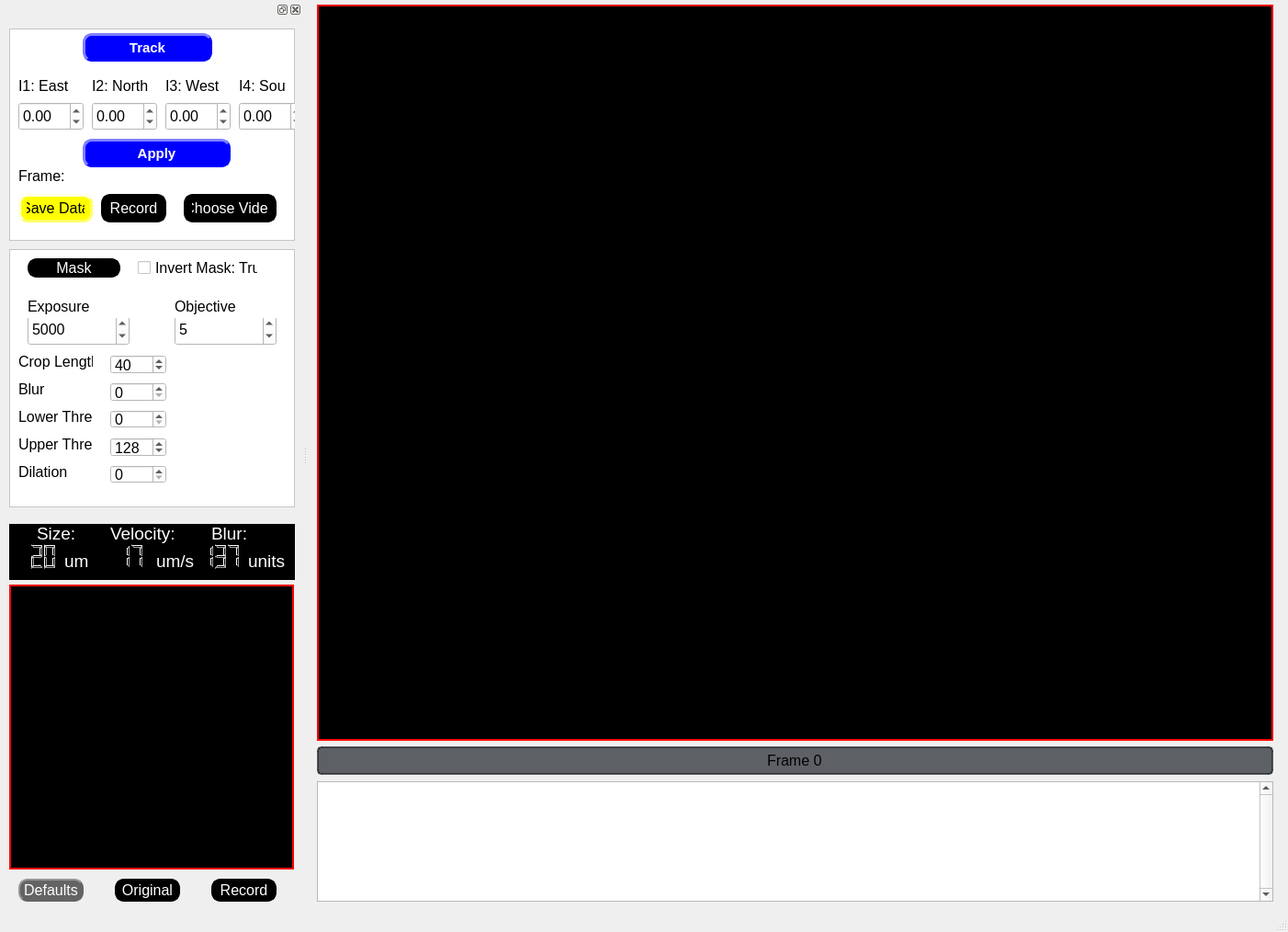
<?xml version="1.0" encoding="UTF-8"?>
<ui version="4.0">
 <class>MainWindow</class>
 <widget class="QMainWindow" name="MainWindow">
  <property name="geometry">
   <rect>
    <x>0</x>
    <y>0</y>
    <width>1402</width>
    <height>1014</height>
   </rect>
  </property>
  <property name="font">
   <font>
    <family>Arial</family>
    <pointsize>12</pointsize>
    <weight>50</weight>
    <italic>false</italic>
    <bold>false</bold>
   </font>
  </property>
  <property name="windowTitle">
   <string>MainWindow</string>
  </property>
  <property name="styleSheet">
   <string notr="true">font-size: 12pt; font: Arial;</string>
  </property>
  <property name="documentMode">
   <bool>false</bool>
  </property>
  <widget class="QWidget" name="centralwidget">
   <widget class="QPlainTextEdit" name="plainTextEdit">
    <property name="geometry">
     <rect>
      <x>10</x>
      <y>850</y>
      <width>1041</width>
      <height>131</height>
     </rect>
    </property>
    <property name="mouseTracking">
     <bool>true</bool>
    </property>
    <property name="styleSheet">
     <string notr="true">font-size: 15pt; font: Arial;</string>
    </property>
    <property name="verticalScrollBarPolicy">
     <enum>Qt::ScrollBarAlwaysOn</enum>
    </property>
    <property name="sizeAdjustPolicy">
     <enum>QAbstractScrollArea::AdjustToContentsOnFirstShow</enum>
    </property>
    <property name="plainText">
     <string/>
    </property>
    <property name="centerOnScroll">
     <bool>false</bool>
    </property>
   </widget>
   <widget class="QLabel" name="VideoFeedLabel">
    <property name="geometry">
     <rect>
      <x>10</x>
      <y>5</y>
      <width>1041</width>
      <height>801</height>
     </rect>
    </property>
    <property name="mouseTracking">
     <bool>true</bool>
    </property>
    <property name="styleSheet">
     <string notr="true">background-color: rgb(0,0,0); border:2px solid rgb(255, 0, 0); </string>
    </property>
    <property name="text">
     <string/>
    </property>
   </widget>
   <widget class="QProgressBar" name="frameslider">
    <property name="geometry">
     <rect>
      <x>10</x>
      <y>812</y>
      <width>1041</width>
      <height>31</height>
     </rect>
    </property>
    <property name="styleSheet">
     <string notr="true">    QProgressBar {
        border: 2px solid rgba(33, 37, 43, 180);
        border-radius: 5px;
        text-align: center;
        background-color: rgba(33, 37, 43, 180);
        color: black;
    }
    QProgressBar::chunk {
        background-color: #FFD700;
    }</string>
    </property>
    <property name="minimum">
     <number>0</number>
    </property>
    <property name="maximum">
     <number>100</number>
    </property>
    <property name="value">
     <number>0</number>
    </property>
    <property name="format">
     <string>Frame %v</string>
    </property>
   </widget>
  </widget>
  <widget class="QStatusBar" name="statusbar"/>
  <widget class="QDockWidget" name="dockWidget">
   <property name="minimumSize">
    <size>
     <width>329</width>
     <height>987</height>
    </size>
   </property>
   <property name="styleSheet">
    <string notr="true"/>
   </property>
   <property name="floating">
    <bool>false</bool>
   </property>
   <property name="allowedAreas">
    <set>Qt::LeftDockWidgetArea|Qt::RightDockWidgetArea</set>
   </property>
   <attribute name="dockWidgetArea">
    <number>1</number>
   </attribute>
   <widget class="QWidget" name="dockWidgetContents">
    <widget class="QFrame" name="frame_3">
     <property name="geometry">
      <rect>
       <x>10</x>
       <y>10</y>
       <width>311</width>
       <height>231</height>
      </rect>
     </property>
     <property name="styleSheet">
      <string notr="true"> color: rgb(0, 0, 0);
 background-color: rgb(255, 255, 255);
</string>
     </property>
     <property name="frameShape">
      <enum>QFrame::StyledPanel</enum>
     </property>
     <property name="frameShadow">
      <enum>QFrame::Raised</enum>
     </property>
     <widget class="QPushButton" name="savedatabutton">
      <property name="geometry">
       <rect>
        <x>10</x>
        <y>180</y>
        <width>81</width>
        <height>31</height>
       </rect>
      </property>
      <property name="styleSheet">
       <string notr="true">QPushButton {
                color: rgb(0, 0, 0);
                background-color: rgb(255, 255, 0);
                border-style: outset;
                border-width: 3px;
                border-radius: 10px;
                border-color: rgb(255, 255, 100);
                min-width: 1em;
                padding: 6px;
            }
            QPushButton:hover {
                background-color: rgb(255, 255, 200);
                color: rgb(0, 0, 0);
            }
            QPushButton:pressed {
                background-color: red;
                border: 2px solid red;
                padding-left: 5px;
                padding-top: 5px;
                border-style: inset;
                }</string>
      </property>
      <property name="text">
       <string>Save Data</string>
      </property>
      <property name="checkable">
       <bool>true</bool>
      </property>
     </widget>
     <widget class="QPushButton" name="recordbutton">
      <property name="geometry">
       <rect>
        <x>100</x>
        <y>180</y>
        <width>71</width>
        <height>31</height>
       </rect>
      </property>
      <property name="styleSheet">
       <string notr="true">QPushButton {
                color: rgb(255, 255, 255);
                background-color: rgb(0, 0, 0);
                border-style: outset;
                border-width: 3px;
                border-radius: 10px;
                border-color: rgb(0, 0, 0);
                min-width: 1em;
                padding: 6px;
            }
      
            QPushButton:checked {
                color: rgb(255, 255, 255);
                background-color: rgb(255, 0, 0);
                border-style: inset;
                border-width: 3px;
                border-radius: 10px;
                border-color: rgb(255, 0, 0);
                font: bold 16px;
                min-width: 1em;
               
            }
            QPushButton:hover {
                background-color: rgb(100, 100, 100);
                color: rgb(255, 255, 255);
                border-color: rgb(100, 100, 100);
                padding-left: 5px;
                padding-top: 5px;
            }</string>
      </property>
      <property name="text">
       <string>Record</string>
      </property>
      <property name="checkable">
       <bool>true</bool>
      </property>
     </widget>
     <widget class="QLabel" name="framelabel">
      <property name="geometry">
       <rect>
        <x>10</x>
        <y>150</y>
        <width>121</width>
        <height>21</height>
       </rect>
      </property>
      <property name="maximumSize">
       <size>
        <width>300</width>
        <height>25</height>
       </size>
      </property>
      <property name="text">
       <string>Frame: </string>
      </property>
     </widget>
     <widget class="QPushButton" name="trackbutton">
      <property name="geometry">
       <rect>
        <x>80</x>
        <y>5</y>
        <width>141</width>
        <height>31</height>
       </rect>
      </property>
      <property name="cursor">
       <cursorShape>ArrowCursor</cursorShape>
      </property>
      <property name="styleSheet">
       <string notr="true">
QPushButton {
                color: rgb(255, 255, 255);
                background-color: rgb(0, 0, 255);
                border-style: outset;
                border-width: 3px;
                border-radius: 10px;
                border-color: rgb(0, 0, 255);
                min-width: 1em;
                padding: 2px;
			  font: bold 15px;
            }
      
            QPushButton:checked {
                color: rgb(255, 255, 255);
                background-color: rgb(255, 0, 0);
                border-style: inset;
                border-width: 3px;
                border-radius: 10px;
                border-color: rgb(255, 0, 0);
                font: bold 25px;
                min-width: 1em;
               
            }
            QPushButton:hover {
                background-color: rgb(100, 100, 100);
                color: rgb(255, 255, 255);
                border-color: rgb(0, 255, 0);
                padding-left: 5px;
                padding-top: 5px;
            }</string>
      </property>
      <property name="text">
       <string>Track</string>
      </property>
      <property name="checkable">
       <bool>true</bool>
      </property>
     </widget>
     <widget class="QPushButton" name="applybutton">
      <property name="geometry">
       <rect>
        <x>80</x>
        <y>120</y>
        <width>161</width>
        <height>31</height>
       </rect>
      </property>
      <property name="cursor">
       <cursorShape>ArrowCursor</cursorShape>
      </property>
      <property name="styleSheet">
       <string notr="true">
QPushButton {
                color: rgb(255, 255, 255);
                background-color: rgb(0, 0, 255);
                border-style: outset;
                border-width: 3px;
                border-radius: 10px;
                border-color: rgb(0, 0, 255);
                min-width: 1em;
                padding: 2px;
			  font: bold 15px;
            }
      
            QPushButton:checked {
                color: rgb(255, 255, 255);
                background-color: rgb(255, 0, 0);
                border-style: inset;
                border-width: 3px;
                border-radius: 10px;
                border-color: rgb(255, 0, 0);
                font: bold 25px;
                min-width: 1em;
               
            }
            QPushButton:hover {
                background-color: rgb(100, 100, 100);
                color: rgb(255, 255, 255);
                border-color: rgb(0, 255, 0);
                padding-left: 5px;
                padding-top: 5px;
            }</string>
      </property>
      <property name="text">
       <string>Apply</string>
      </property>
      <property name="checkable">
       <bool>true</bool>
      </property>
     </widget>
     <widget class="QPushButton" name="choosevideobutton">
      <property name="geometry">
       <rect>
        <x>190</x>
        <y>180</y>
        <width>101</width>
        <height>31</height>
       </rect>
      </property>
      <property name="styleSheet">
       <string notr="true">QPushButton {
                color: rgb(255, 255, 255);
                background-color: rgb(0, 0, 0);
                border-style: outset;
                border-width: 3px;
                border-radius: 10px;
                border-color: rgb(0, 0, 0);
                min-width: 1em;
                padding: 6px;
            }
      
            QPushButton:checked {
                color: rgb(255, 255, 255);
                background-color: rgb(255, 0, 0);
                border-style: inset;
                border-width: 3px;
                border-radius: 10px;
                border-color: rgb(255, 0, 0);
                font: bold 16px;
                min-width: 1em;
               
            }
            QPushButton:hover {
                background-color: rgb(100, 100, 100);
                color: rgb(255, 255, 255);
                border-color: rgb(100, 100, 100);
                padding-left: 5px;
                padding-top: 5px;
            }</string>
      </property>
      <property name="text">
       <string>Choose Video</string>
      </property>
      <property name="checkable">
       <bool>false</bool>
      </property>
     </widget>
     <widget class="QLabel" name="croplengthlabel_2">
      <property name="geometry">
       <rect>
        <x>10</x>
        <y>50</y>
        <width>61</width>
        <height>25</height>
       </rect>
      </property>
      <property name="maximumSize">
       <size>
        <width>150</width>
        <height>25</height>
       </size>
      </property>
      <property name="text">
       <string>I1: East</string>
      </property>
     </widget>
     <widget class="QLabel" name="I2Box">
      <property name="geometry">
       <rect>
        <x>90</x>
        <y>50</y>
        <width>81</width>
        <height>25</height>
       </rect>
      </property>
      <property name="maximumSize">
       <size>
        <width>150</width>
        <height>25</height>
       </size>
      </property>
      <property name="text">
       <string>I2: North</string>
      </property>
     </widget>
     <widget class="QLabel" name="croplengthlabel_4">
      <property name="geometry">
       <rect>
        <x>170</x>
        <y>50</y>
        <width>71</width>
        <height>25</height>
       </rect>
      </property>
      <property name="maximumSize">
       <size>
        <width>150</width>
        <height>25</height>
       </size>
      </property>
      <property name="text">
       <string>I3: West</string>
      </property>
     </widget>
     <widget class="QLabel" name="croplengthlabel_5">
      <property name="geometry">
       <rect>
        <x>250</x>
        <y>50</y>
        <width>51</width>
        <height>25</height>
       </rect>
      </property>
      <property name="maximumSize">
       <size>
        <width>150</width>
        <height>25</height>
       </size>
      </property>
      <property name="text">
       <string>I4: South</string>
      </property>
     </widget>
     <widget class="QDoubleSpinBox" name="I1box">
      <property name="geometry">
       <rect>
        <x>10</x>
        <y>80</y>
        <width>71</width>
        <height>31</height>
       </rect>
      </property>
      <property name="minimum">
       <double>-1.000000000000000</double>
      </property>
      <property name="maximum">
       <double>1.000000000000000</double>
      </property>
      <property name="singleStep">
       <double>0.100000000000000</double>
      </property>
      <property name="value">
       <double>0.000000000000000</double>
      </property>
     </widget>
     <widget class="QDoubleSpinBox" name="I2box">
      <property name="geometry">
       <rect>
        <x>90</x>
        <y>80</y>
        <width>71</width>
        <height>31</height>
       </rect>
      </property>
      <property name="minimum">
       <double>-1.000000000000000</double>
      </property>
      <property name="maximum">
       <double>1.000000000000000</double>
      </property>
      <property name="singleStep">
       <double>0.100000000000000</double>
      </property>
     </widget>
     <widget class="QDoubleSpinBox" name="I3box">
      <property name="geometry">
       <rect>
        <x>170</x>
        <y>80</y>
        <width>71</width>
        <height>31</height>
       </rect>
      </property>
      <property name="minimum">
       <double>-1.000000000000000</double>
      </property>
      <property name="maximum">
       <double>1.000000000000000</double>
      </property>
      <property name="singleStep">
       <double>0.100000000000000</double>
      </property>
     </widget>
     <widget class="QDoubleSpinBox" name="I4box">
      <property name="geometry">
       <rect>
        <x>250</x>
        <y>80</y>
        <width>71</width>
        <height>31</height>
       </rect>
      </property>
      <property name="minimum">
       <double>-1.000000000000000</double>
      </property>
      <property name="maximum">
       <double>1.000000000000000</double>
      </property>
      <property name="singleStep">
       <double>0.100000000000000</double>
      </property>
     </widget>
    </widget>
    <widget class="QFrame" name="trackerparamsframe">
     <property name="geometry">
      <rect>
       <x>10</x>
       <y>250</y>
       <width>311</width>
       <height>281</height>
      </rect>
     </property>
     <property name="styleSheet">
      <string notr="true"> color: rgb(0, 0, 0);
 background-color: rgb(255, 255, 255);
</string>
     </property>
     <property name="frameShape">
      <enum>QFrame::StyledPanel</enum>
     </property>
     <property name="frameShadow">
      <enum>QFrame::Raised</enum>
     </property>
     <widget class="QSpinBox" name="robotmasklowerbox">
      <property name="geometry">
       <rect>
        <x>110</x>
        <y>175</y>
        <width>61</width>
        <height>20</height>
       </rect>
      </property>
      <property name="font">
       <font>
        <pointsize>12</pointsize>
        <weight>50</weight>
        <italic>false</italic>
        <bold>false</bold>
       </font>
      </property>
      <property name="styleSheet">
       <string notr="true"/>
      </property>
      <property name="maximum">
       <number>255</number>
      </property>
      <property name="singleStep">
       <number>1</number>
      </property>
      <property name="value">
       <number>0</number>
      </property>
     </widget>
     <widget class="QLabel" name="maskthreshlabel">
      <property name="geometry">
       <rect>
        <x>10</x>
        <y>170</y>
        <width>81</width>
        <height>25</height>
       </rect>
      </property>
      <property name="maximumSize">
       <size>
        <width>150</width>
        <height>25</height>
       </size>
      </property>
      <property name="text">
       <string>Lower Thresh</string>
      </property>
     </widget>
     <widget class="QSpinBox" name="robotmaskdilationbox">
      <property name="geometry">
       <rect>
        <x>110</x>
        <y>235</y>
        <width>61</width>
        <height>20</height>
       </rect>
      </property>
      <property name="maximum">
       <number>40</number>
      </property>
     </widget>
     <widget class="QLabel" name="maskdilationlabel">
      <property name="geometry">
       <rect>
        <x>10</x>
        <y>230</y>
        <width>81</width>
        <height>25</height>
       </rect>
      </property>
      <property name="maximumSize">
       <size>
        <width>150</width>
        <height>25</height>
       </size>
      </property>
      <property name="text">
       <string>Dilation</string>
      </property>
     </widget>
     <widget class="QSpinBox" name="robotcroplengthbox">
      <property name="geometry">
       <rect>
        <x>110</x>
        <y>115</y>
        <width>61</width>
        <height>21</height>
       </rect>
      </property>
      <property name="minimum">
       <number>5</number>
      </property>
      <property name="maximum">
       <number>400</number>
      </property>
      <property name="singleStep">
       <number>1</number>
      </property>
      <property name="value">
       <number>40</number>
      </property>
      <property name="displayIntegerBase">
       <number>10</number>
      </property>
     </widget>
     <widget class="QLabel" name="croplengthlabel">
      <property name="geometry">
       <rect>
        <x>10</x>
        <y>110</y>
        <width>81</width>
        <height>25</height>
       </rect>
      </property>
      <property name="maximumSize">
       <size>
        <width>150</width>
        <height>25</height>
       </size>
      </property>
      <property name="text">
       <string>Crop Length</string>
      </property>
     </widget>
     <widget class="QSpinBox" name="robotmaskblurbox">
      <property name="geometry">
       <rect>
        <x>110</x>
        <y>145</y>
        <width>61</width>
        <height>21</height>
       </rect>
      </property>
      <property name="font">
       <font>
        <pointsize>12</pointsize>
        <weight>50</weight>
        <italic>false</italic>
        <bold>false</bold>
       </font>
      </property>
      <property name="styleSheet">
       <string notr="true"/>
      </property>
      <property name="maximum">
       <number>40</number>
      </property>
      <property name="singleStep">
       <number>1</number>
      </property>
      <property name="value">
       <number>0</number>
      </property>
     </widget>
     <widget class="QLabel" name="maskblurlabel">
      <property name="geometry">
       <rect>
        <x>10</x>
        <y>140</y>
        <width>61</width>
        <height>25</height>
       </rect>
      </property>
      <property name="maximumSize">
       <size>
        <width>150</width>
        <height>25</height>
       </size>
      </property>
      <property name="text">
       <string>Blur</string>
      </property>
     </widget>
     <widget class="QPushButton" name="maskbutton">
      <property name="geometry">
       <rect>
        <x>20</x>
        <y>10</y>
        <width>101</width>
        <height>21</height>
       </rect>
      </property>
      <property name="styleSheet">
       <string notr="true">QPushButton {
                color: rgb(255, 255, 255);
                background-color: rgb(0, 0, 0);
                border-style: outset;
                border-width: 2px;
                border-radius: 10px;
                border-color: rgb(0, 0, 0);
                min-width: 1em;
                padding: 1px;
            }
            QPushButton:hover {
                background-color: rgb(100, 100, 100);
                color: rgb(255, 255, 255);
                border-style: inset;
			  border-color: rgb(0, 255, 0);
            }</string>
      </property>
      <property name="text">
       <string>Mask</string>
      </property>
      <property name="checkable">
       <bool>true</bool>
      </property>
      <property name="checked">
       <bool>false</bool>
      </property>
     </widget>
     <widget class="QCheckBox" name="maskinvert_checkBox">
      <property name="geometry">
       <rect>
        <x>140</x>
        <y>10</y>
        <width>131</width>
        <height>21</height>
       </rect>
      </property>
      <property name="text">
       <string>Invert Mask: True</string>
      </property>
      <property name="checked">
       <bool>false</bool>
      </property>
     </widget>
     <widget class="QSpinBox" name="robotmaskupperbox">
      <property name="geometry">
       <rect>
        <x>110</x>
        <y>205</y>
        <width>61</width>
        <height>21</height>
       </rect>
      </property>
      <property name="font">
       <font>
        <pointsize>12</pointsize>
        <weight>50</weight>
        <italic>false</italic>
        <bold>false</bold>
       </font>
      </property>
      <property name="styleSheet">
       <string notr="true"/>
      </property>
      <property name="minimum">
       <number>0</number>
      </property>
      <property name="maximum">
       <number>255</number>
      </property>
      <property name="singleStep">
       <number>1</number>
      </property>
      <property name="value">
       <number>128</number>
      </property>
     </widget>
     <widget class="QLabel" name="maskthreshlabel_2">
      <property name="geometry">
       <rect>
        <x>10</x>
        <y>200</y>
        <width>81</width>
        <height>25</height>
       </rect>
      </property>
      <property name="maximumSize">
       <size>
        <width>150</width>
        <height>25</height>
       </size>
      </property>
      <property name="text">
       <string>Upper Thresh</string>
      </property>
     </widget>
     <widget class="QSpinBox" name="exposurebox">
      <property name="geometry">
       <rect>
        <x>20</x>
        <y>70</y>
        <width>111</width>
        <height>35</height>
       </rect>
      </property>
      <property name="minimum">
       <number>100</number>
      </property>
      <property name="maximum">
       <number>30000</number>
      </property>
      <property name="singleStep">
       <number>100</number>
      </property>
      <property name="value">
       <number>5000</number>
      </property>
      <property name="displayIntegerBase">
       <number>10</number>
      </property>
     </widget>
     <widget class="QSpinBox" name="objectivebox">
      <property name="geometry">
       <rect>
        <x>180</x>
        <y>70</y>
        <width>111</width>
        <height>35</height>
       </rect>
      </property>
      <property name="minimum">
       <number>1</number>
      </property>
      <property name="maximum">
       <number>50</number>
      </property>
      <property name="singleStep">
       <number>5</number>
      </property>
      <property name="value">
       <number>5</number>
      </property>
      <property name="displayIntegerBase">
       <number>10</number>
      </property>
     </widget>
     <widget class="QLabel" name="exposurelabel">
      <property name="geometry">
       <rect>
        <x>20</x>
        <y>50</y>
        <width>111</width>
        <height>25</height>
       </rect>
      </property>
      <property name="maximumSize">
       <size>
        <width>150</width>
        <height>25</height>
       </size>
      </property>
      <property name="text">
       <string>Exposure</string>
      </property>
     </widget>
     <widget class="QLabel" name="objectivelabel">
      <property name="geometry">
       <rect>
        <x>180</x>
        <y>50</y>
        <width>111</width>
        <height>25</height>
       </rect>
      </property>
      <property name="maximumSize">
       <size>
        <width>150</width>
        <height>25</height>
       </size>
      </property>
      <property name="text">
       <string>Objective</string>
      </property>
     </widget>
    </widget>
    <widget class="QFrame" name="robotparamsframe">
     <property name="geometry">
      <rect>
       <x>10</x>
       <y>549</y>
       <width>311</width>
       <height>61</height>
      </rect>
     </property>
     <property name="styleSheet">
      <string notr="true"> color: rgb(255, 255, 255);
 background-color: rgb(0, 0, 0);
font-size: 14pt; font: Arial;</string>
     </property>
     <property name="frameShape">
      <enum>QFrame::StyledPanel</enum>
     </property>
     <property name="frameShadow">
      <enum>QFrame::Raised</enum>
     </property>
     <widget class="QLabel" name="robotsizelabel">
      <property name="geometry">
       <rect>
        <x>30</x>
        <y>0</y>
        <width>51</width>
        <height>20</height>
       </rect>
      </property>
      <property name="maximumSize">
       <size>
        <width>300</width>
        <height>50</height>
       </size>
      </property>
      <property name="text">
       <string>Size:   </string>
      </property>
     </widget>
     <widget class="QLabel" name="robotvelocitylabel">
      <property name="geometry">
       <rect>
        <x>110</x>
        <y>0</y>
        <width>81</width>
        <height>21</height>
       </rect>
      </property>
      <property name="maximumSize">
       <size>
        <width>300</width>
        <height>50</height>
       </size>
      </property>
      <property name="text">
       <string>Velocity: </string>
      </property>
     </widget>
     <widget class="QLabel" name="robotblurlabel">
      <property name="geometry">
       <rect>
        <x>220</x>
        <y>0</y>
        <width>51</width>
        <height>20</height>
       </rect>
      </property>
      <property name="maximumSize">
       <size>
        <width>16777215</width>
        <height>50</height>
       </size>
      </property>
      <property name="styleSheet">
       <string notr="true"/>
      </property>
      <property name="text">
       <string>Blur:</string>
      </property>
     </widget>
     <widget class="QLCDNumber" name="blurlcdnum">
      <property name="geometry">
       <rect>
        <x>200</x>
        <y>20</y>
        <width>61</width>
        <height>30</height>
       </rect>
      </property>
      <property name="styleSheet">
       <string notr="true">background-color: rgb(0,0,0); 
color: rgb(0,255,0);</string>
      </property>
      <property name="lineWidth">
       <number>0</number>
      </property>
      <property name="midLineWidth">
       <number>0</number>
      </property>
      <property name="smallDecimalPoint">
       <bool>false</bool>
      </property>
      <property name="digitCount">
       <number>3</number>
      </property>
      <property name="mode">
       <enum>QLCDNumber::Dec</enum>
      </property>
      <property name="segmentStyle">
       <enum>QLCDNumber::Outline</enum>
      </property>
      <property name="value" stdset="0">
       <double>137.000000000000000</double>
      </property>
     </widget>
     <widget class="QLabel" name="robotvelocityunitslabel">
      <property name="geometry">
       <rect>
        <x>160</x>
        <y>30</y>
        <width>41</width>
        <height>20</height>
       </rect>
      </property>
      <property name="maximumSize">
       <size>
        <width>300</width>
        <height>50</height>
       </size>
      </property>
      <property name="text">
       <string>um/s</string>
      </property>
     </widget>
     <widget class="QLabel" name="robotblurunitslabe">
      <property name="geometry">
       <rect>
        <x>260</x>
        <y>30</y>
        <width>41</width>
        <height>20</height>
       </rect>
      </property>
      <property name="maximumSize">
       <size>
        <width>300</width>
        <height>50</height>
       </size>
      </property>
      <property name="text">
       <string>units</string>
      </property>
     </widget>
     <widget class="QLCDNumber" name="sizelcdnum">
      <property name="geometry">
       <rect>
        <x>0</x>
        <y>20</y>
        <width>61</width>
        <height>30</height>
       </rect>
      </property>
      <property name="styleSheet">
       <string notr="true">background-color: rgb(0,0,0); 
color: rgb(0,255,0);</string>
      </property>
      <property name="lineWidth">
       <number>0</number>
      </property>
      <property name="midLineWidth">
       <number>0</number>
      </property>
      <property name="smallDecimalPoint">
       <bool>false</bool>
      </property>
      <property name="digitCount">
       <number>3</number>
      </property>
      <property name="mode">
       <enum>QLCDNumber::Dec</enum>
      </property>
      <property name="segmentStyle">
       <enum>QLCDNumber::Outline</enum>
      </property>
      <property name="value" stdset="0">
       <double>20.000000000000000</double>
      </property>
     </widget>
     <widget class="QLCDNumber" name="vellcdnum">
      <property name="geometry">
       <rect>
        <x>90</x>
        <y>20</y>
        <width>71</width>
        <height>30</height>
       </rect>
      </property>
      <property name="styleSheet">
       <string notr="true">background-color: rgb(0,0,0); 
color: rgb(0,255,0);</string>
      </property>
      <property name="lineWidth">
       <number>0</number>
      </property>
      <property name="midLineWidth">
       <number>0</number>
      </property>
      <property name="smallDecimalPoint">
       <bool>false</bool>
      </property>
      <property name="digitCount">
       <number>3</number>
      </property>
      <property name="mode">
       <enum>QLCDNumber::Dec</enum>
      </property>
      <property name="segmentStyle">
       <enum>QLCDNumber::Outline</enum>
      </property>
      <property name="value" stdset="0">
       <double>17.100000000000001</double>
      </property>
     </widget>
     <widget class="QLabel" name="robotsizeunitslabel">
      <property name="geometry">
       <rect>
        <x>60</x>
        <y>30</y>
        <width>31</width>
        <height>20</height>
       </rect>
      </property>
      <property name="maximumSize">
       <size>
        <width>300</width>
        <height>50</height>
       </size>
      </property>
      <property name="text">
       <string>um  </string>
      </property>
     </widget>
    </widget>
    <widget class="QLabel" name="CroppedVideoFeedLabel">
     <property name="geometry">
      <rect>
       <x>10</x>
       <y>615</y>
       <width>310</width>
       <height>310</height>
      </rect>
     </property>
     <property name="styleSheet">
      <string notr="true">background-color: rgb(0,0,0); border:2px solid rgb(255, 0, 0); </string>
     </property>
     <property name="text">
      <string/>
     </property>
    </widget>
    <widget class="QPushButton" name="resetdefaultbutton">
     <property name="geometry">
      <rect>
       <x>20</x>
       <y>935</y>
       <width>71</width>
       <height>25</height>
      </rect>
     </property>
     <property name="maximumSize">
      <size>
       <width>300</width>
       <height>25</height>
      </size>
     </property>
     <property name="font">
      <font>
       <family>Arial</family>
       <pointsize>12</pointsize>
       <weight>50</weight>
       <italic>false</italic>
       <bold>false</bold>
      </font>
     </property>
     <property name="styleSheet">
      <string notr="true">QPushButton {
                color: rgb(255, 255, 255);
                background-color: rgb(100, 100, 100);
                border-style: outset;
                border-width: 2px;
                border-radius: 10px;
                border-color: rgb(100, 100, 100);
                min-width: 1em;
                padding: 1px;
            }
            QPushButton:hover {
                background-color: rgb(200, 200, 200);
                color: rgb(0, 0, 0);
            }
            QPushButton:pressed {
                background-color: rgb(200, 200, 200);
         
                padding-left: 5px;
                padding-top: 5px;
                border-style: inset;
                }</string>
     </property>
     <property name="text">
      <string>Defaults</string>
     </property>
    </widget>
    <widget class="QPushButton" name="croppedmasktoggle">
     <property name="geometry">
      <rect>
       <x>125</x>
       <y>935</y>
       <width>71</width>
       <height>25</height>
      </rect>
     </property>
     <property name="maximumSize">
      <size>
       <width>300</width>
       <height>25</height>
      </size>
     </property>
     <property name="font">
      <font>
       <family>Arial</family>
       <pointsize>12</pointsize>
       <weight>50</weight>
       <italic>false</italic>
       <bold>false</bold>
      </font>
     </property>
     <property name="styleSheet">
      <string notr="true">QPushButton {
                color: rgb(255, 255, 255);
                background-color: rgb(0, 0, 0);
                border-style: outset;
                border-width: 2px;
                border-radius: 10px;
                border-color: rgb(0, 0, 0);
                min-width: 1em;
                padding: 1px;
            }
            QPushButton:hover {
                background-color: rgb(100, 100, 100);
                color: rgb(255, 255, 255);
                border-style: inset;
			  border-color: rgb(0, 255, 0);
            }</string>
     </property>
     <property name="text">
      <string>Original</string>
     </property>
     <property name="checkable">
      <bool>true</bool>
     </property>
    </widget>
    <widget class="QPushButton" name="croppedrecordbutton">
     <property name="geometry">
      <rect>
       <x>230</x>
       <y>935</y>
       <width>71</width>
       <height>25</height>
      </rect>
     </property>
     <property name="minimumSize">
      <size>
       <width>21</width>
       <height>0</height>
      </size>
     </property>
     <property name="styleSheet">
      <string notr="true">QPushButton {
                color: rgb(255, 255, 255);
                background-color: rgb(0, 0, 0);
                border-style: outset;
                border-width: 3px;
                border-radius: 10px;
                border-color: rgb(0, 0, 0);
                min-width: 1em;
      
            }
      
            QPushButton:checked {
                color: rgb(255, 255, 255);
                background-color: rgb(255, 0, 0);
                border-style: inset;
                border-width: 3px;
                border-radius: 10px;
                border-color: rgb(255, 0, 0);
                font: bold 16px;
                min-width: 1em;
               
            }
            QPushButton:hover {
                background-color: rgb(100, 100, 100);
                color: rgb(255, 255, 255);
                border-color: rgb(100, 100, 100);
                padding-left: 5px;
                padding-top: 5px;
            }</string>
     </property>
     <property name="text">
      <string>Record</string>
     </property>
     <property name="checkable">
      <bool>true</bool>
     </property>
    </widget>
   </widget>
  </widget>
  <action name="actiondock">
   <property name="text">
    <string>dock</string>
   </property>
   <property name="menuRole">
    <enum>QAction::NoRole</enum>
   </property>
  </action>
 </widget>
 <resources/>
 <connections/>
</ui>
